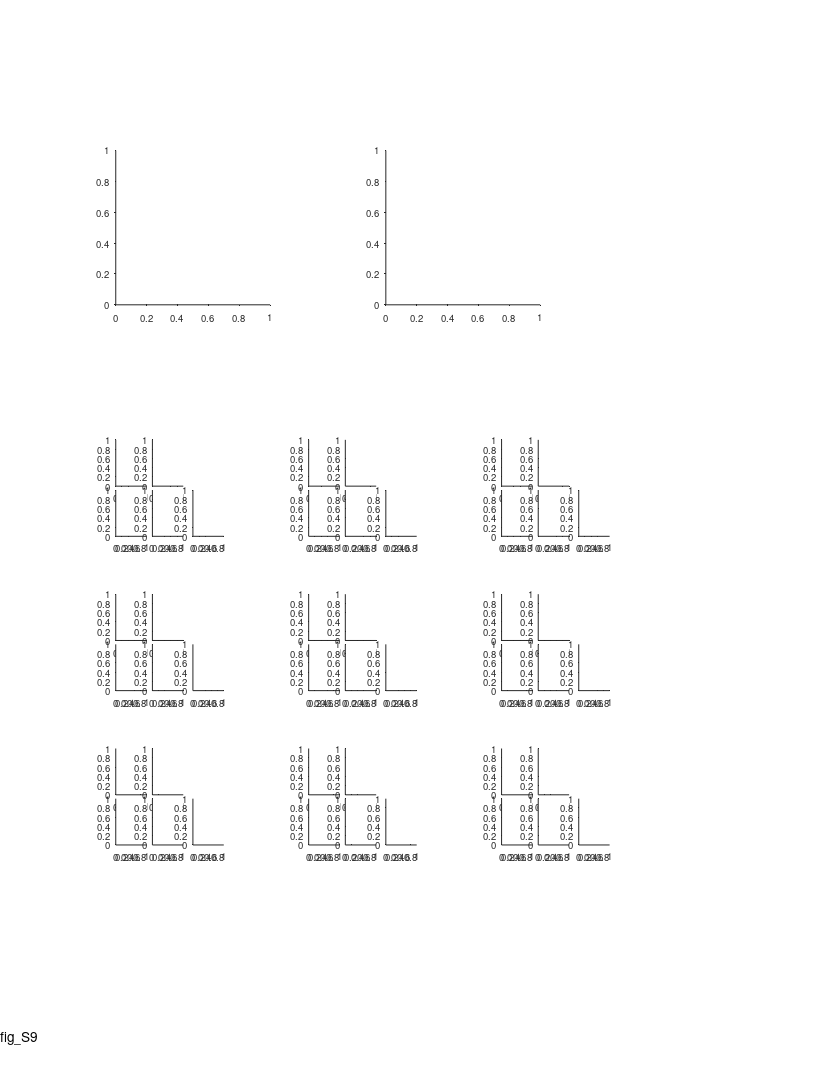

The MATLAB script that drew this image: (Note: this script raises an error after producing the figure.)
%% Large Scale - fig. supp - spike sorting control

%%
clear 
clc

%% options
% corr_type = 'pearson';
corr_type = 'spearman';

%% define output files
res_dir = 'L:\paper_figures';
mkdir(res_dir)
fig_name_str = 'fig_S9';
fig_caption_str = 'Spike sorting control';
log_name_str = [fig_name_str '_log_file' '.txt'];
log_name_str = strrep(log_name_str , ':', '-');
log_name_str = strrep(log_name_str , ' ', '_');
log_name_out = fullfile(res_dir, log_name_str);

%% open log file
diary off
diary(log_name_out)
diary on
disp('Log file');
disp(['created: ', datestr(clock)]);
disp('======================================================');
disp([fig_name_str ':' fig_caption_str]);
disp('======================================================');
disp('');

%% create figure
% =========================================================================
% figure_size_cm = [21.0 29.7]; % ~A4
figure_size_cm = [21.6 27.9]; % ~US letter
figure ;
% Some WYSIWYG options:
set(gcf,'DefaultAxesFontSize',7);
set(gcf,'DefaultAxesFontName','helvetica');
set(gcf,'DefaultAxesUnits','centimeters');
set(gcf,'PaperType','usletter')
% set(gcf,'PaperType','<custom>');
set(gcf,'PaperUnits','centimeters','PaperPosition',[0 0 figure_size_cm]);
set(gcf,'PaperOrientation','portrait');
set(gcf,'Units','centimeters','Position',get(gcf,'paperPosition')+[0 0 0 0]); % position on screen...
set(gcf, 'Renderer', 'painters');
set(groot, 'defaultAxesTickDir', 'out');
set(groot,  'defaultAxesTickDirMode', 'manual');
annotation('textbox', [0.5 1 0 0], 'String',fig_name_str, 'HorizontalAlignment','center','Interpreter','none', 'FitBoxToText','on');
pause(0.2); % workaround to solve matlab automatically changing the axes positions...

% create panels
panel_A = axes('position', [3  20 4 4]);
panel_B = axes('position', [10 20 4 4]);
panel_C = [];
panle_C_size = [0.8 1.2];
% ch_offsets_x = [0:4].*0.95;
% ch_offsets_x(end) = ch_offsets_x(end-1);
ch_offsets_x = [0 0.95 0 0.95 2];
ch_offsets_y = [1.3 1.3 0 0 0];
for ii=1:3
    for jj=1:3
        for ch=1:4+1
            pos_x = 3 + (ii-1)*5 + ch_offsets_x(ch);
            pos_y = 6 + (jj-1)*4 + ch_offsets_y(ch);
            panel_C(ii,jj,ch) = axes('position', [pos_x pos_y panle_C_size]);
%             text(0.5,0.5,"ch"+ch)
%             plot( squeeze(wvfs(:,1,:)) )
%             set(gca,'Visible','off');
        end
    end
end
panel_C = flipdim(panel_C,2);
panel_C = reshape(panel_C,[9 5]);


%% load population data
% get list of significant cells (at least in one direction)
% ---------------------------------------------------------
prm = PARAMS_GetAll();
cells_t = DS_get_cells_summary();
% choose bats
bats = [79,148,34,9861,2289];
cells_t(~ismember(cells_t.bat, bats ),:) = [];
% choose good clusters from CA1
cells = cellfun(@(c)(cell_load_data(c,'details')), cells_t.cell_ID, 'UniformOutput',0);
cells = [cells{:}];
cells = [cells.details];
cells(~contains({cells.brain_area}, 'CA1')) = [];
cells(~ismember([cells.ClusterQuality], [2])) = [];
% choose pyramidal cells only
cells = cellfun(@(c)(cell_load_data(c,'details','meanFR')), {cells.cell_ID}, 'UniformOutput',0);
cells = [cells{:}];
meanFR = [cells.meanFR];
cells([meanFR.all]>prm.inclusion.interneuron_FR_thr)=[];
% choose only signif cells (in any direction)
cells_details = [cells.details];
cells = cellfun(@(c)(cell_load_data(c,'details','signif')), {cells_details.cell_ID}, 'UniformOutput',0);
cells = [cells{:}];
signif = cat(1,cells.signif);
signif = arrayfun(@(x)(x.TF), signif);
signif = any(signif,2);
cells(~signif)=[];
cells_details = [cells.details];

% load chosen cells data
cells = cellfun(@(c)(cell_load_data(c,'details','stats','cluster_quality','signif')), {cells_details.cell_ID}, 'UniformOutput',0);
cells = [cells{:}];
CQ = [cells.cluster_quality];
stats = [cells.stats];
stats_all = [stats.all];
stats_dir = cat(1,stats.dir);


%% panel A - No. of fields vs. Isolation index
axes(panel_A);
cla
hold on
text(-0.27,1.1, 'A', 'Units','normalized','FontWeight','bold');

x = [CQ.Isolation_dis_mean];
x = [x;x]';
% y = [stats_all.field_num];
signif_per_dir = arrayfun(@(x)(x.TF), cat(1,cells.signif));
y = arrayfun(@(x)(x.field_num), stats_dir);
y(~signif_per_dir) = nan;

x = x(:)';
y = y(:)';

plot(x, y, '.k');
xlim([0 100])
[r,pval_r]     = corr(x',y','rows','pairwise','type','Pearson');
[rho,pval_rho] = corr(x',y','rows','pairwise','type','Spearman');
fprintf('num_field vs. IsoDist corr: r=%.2f, P=%.2f\n',r,pval_r);
fprintf('num_field vs. IsoDist corr: rho=%.2f, P=%.2f\n',rho,pval_rho);
switch corr_type
    case 'pearson'
        text(1,1,   {sprintf('r = %.3f',r);sprintf('P = %.2f',pval_r)}, ...
            'Units','normalized','HorizontalAlignment','right','VerticalAlignment','top','FontSize',7);
    case 'spearman'
        text(0.94,1, {['{\rho}' sprintf(' = %.3f',rho)];sprintf('P = %.3f',pval_rho)}, ...
            'Units','normalized','HorizontalAlignment','right','VerticalAlignment','top','FontSize',7);
end

xlabel('Isolation distance','Units','normalized','Position',[0.5 -0.13]);
ylabel({'No. of fields per direction'},'Units','normalized','Position',[-0.15 0.5]);

fprintf('panel A number of cells=%d\n',sum(~isnan(y)))

%% panel B - field size ratio vs. Isolation index
axes(panel_B);
cla
hold on
text(-0.35,1.1, 'B', 'Units','normalized','FontWeight','bold');

x = [CQ.Isolation_dis_mean];
y = [stats_all.field_ratio_LS];
plot(x, y, '.k');
xlim([0 100])
[r,pval_r]     = corr(x',y','rows','pairwise','type','Pearson');
[rho,pval_rho] = corr(x',y','rows','pairwise','type','Spearman');
fprintf('field size ratio vs. IsoDist corr: r=%.2f, P=%.2f\n',r,pval_r);
fprintf('field size ratio vs. IsoDist corr: rho=%.2f, P=%.2f\n',rho,pval_rho);
switch corr_type
    case 'pearson'
        text(1,1,   {sprintf('r = %.3f',r);sprintf('P = %.2f',pval_r)}, ...
            'Units','normalized','HorizontalAlignment','right','VerticalAlignment','top','FontSize',7);
    case 'spearman'
        text(0.94,1, {['{\rho}' sprintf(' = %.3f',rho)];sprintf('P = %.3f',pval_rho)}, ...
            'Units','normalized','HorizontalAlignment','right','VerticalAlignment','top','FontSize',7);
end
xlabel('Isolation distance','Units','normalized','Position',[0.5 -0.13]);
ylabel({'Field size ratio';'largest/smallest'},'Units','normalized','Position',[-0.15 0.5]);

fprintf('panel B number of cells=%d\n',sum(~isnan(y)))

%% panel C - examples: waveforms of spikes from different fields
cell_examples = {
433;  56;  51;
609; 419; 477;
 57; 628; 337;
};

loggerType_2_fs = containers.Map(...
    {'SpikeLog-16';'MiniBatLog-16'},...
    [29296.875      31250]            );

for ii_cell = 1:length(cell_examples)
    %% load cell data
    cell_ID = cell_examples{ii_cell};
    cell = cell_load_data(cell_ID,'details','fields','stats','spikes','cluster_quality');
    exp = exp_load_data(cell.details.exp_ID,'details');
    c = prm.graphics.colors.flight_directions;
    
    %% arrange spikes data by fields
    fields = cell.fields;
    fields_all = [];
    for ii_dir = 1:2
        if isempty(fields{ii_dir})
            continue
        end
        fields_to_add = fields{ii_dir};
        fields_all = [fields_all fields_to_add];
    end
    fields_all([fields_all.in_low_speed_area]) = [];
    fields = fields_all;
    
    [~,maxch] = max(max(mean(cell.spikes.waveforms,3),[],1));
    % add spikes waveforms for field struct
    for ii_field = 1:length(fields)
        field = fields(ii_field);
        IX = ismember(cell.spikes.ts,field.spikes_ts);
        fields(ii_field).spikes_wvfs = cell.spikes.waveforms(:,:,IX);
        fields(ii_field).spikes_wvfs_avg = mean(cell.spikes.waveforms(:,:,IX),3);
        fields(ii_field).spikes_wvfs_avg_max = mean(cell.spikes.waveforms(:,maxch,IX),3);
    end

    %% plot waveforms per field (4 channles)
    wvfs = cat(3,fields.spikes_wvfs_avg);
    fs = loggerType_2_fs(exp.details.NeuralLoggerType);
    dt = 1/fs;
    t = (0:31).*dt;
    t = t*1e3; % convert to ms
    xlimits = [0 1];
    m1 = min(wvfs,[],'all');
    m2 = max(wvfs,[],'all');
    ylimits = [m1 m2];
    for ch=1:4
        axes(panel_C(ii_cell,ch));
        cla
        plot(t, squeeze(wvfs(:,ch,:)) )
        set(gca,'Visible','off');
        xlim(xlimits)
        ylim(ylimits)
    end
    
    % scale bars
    axes(panel_C(ii_cell,5));
    cla
    hold on
    
    scale_ms = 1;
    scale_uV = 100;
    if scale_uV > ylimits(2)
        error('largest channel amplitude is smaller than the chosen scale bar!')
    end
    plot([0 1]*scale_ms,[0 0], 'k-', 'LineWidth', 1.5);
    plot([1 1]*scale_ms,[0 scale_uV], 'k-', 'LineWidth', 1.5);
    text(0.5*scale_ms,  -0.18*range(ylimits),  sprintf('%dms',scale_ms),      'HorizontalAlignment','center', 'VerticalAlignment','middle', 'FontSize', 8);
    text(1.1*scale_ms,  0.5*scale_uV,         sprintf('%d  {\\mu}V',scale_uV), 'HorizontalAlignment','left', 'VerticalAlignment','middle', 'FontSize', 8);
    set(gca,'Visible','off');
    xlim(xlimits)
    ylim(ylimits)
    
    axes(panel_C(ii_cell,1));
    text(0.1,1.8, sprintf('Cell %d',ii_cell),...
            'Units','normalized','HorizontalAlignment','left','FontSize',8);
    text(0.1,1.5, sprintf('Isolation distance = %.3g', cell.cluster_quality.Isolation_dis_mean),...
        'Units','normalized','HorizontalAlignment','left','FontSize',8);
	text(0.1,1.2, sprintf('N fields = %d', size(wvfs,3) ),...
            'Units','normalized','HorizontalAlignment','left','FontSize',8);
end
axes(panel_C(1,2));
text(-2.5,2, 'C', 'Units','normalized','FontWeight','bold');


%% print/save the figure
fig_name_out = fullfile(res_dir, sprintf('%s__corr_type_%s',fig_name_str,corr_type));
print(gcf, fig_name_out, '-dpdf', '-cmyk', '-painters');
% print(gcf, fig_name_out, '-dtiff', '-cmyk', '-painters');
% saveas(gcf , fig_name_out, 'fig');
disp('figure was successfully saved to pdf/tiff/fig formats');
